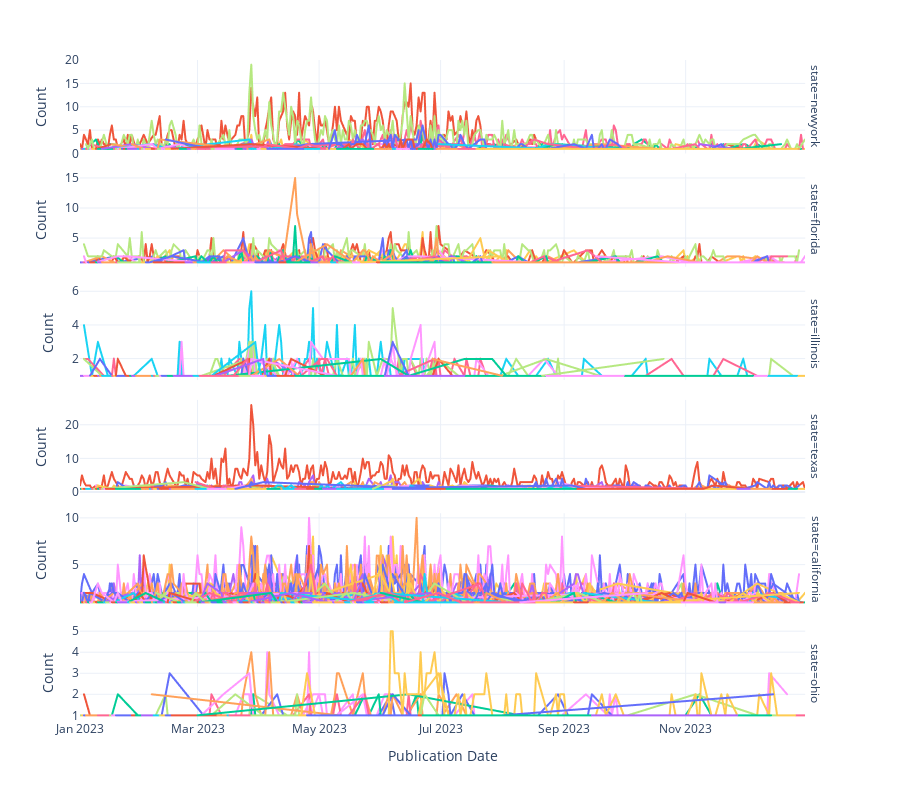

Notebook code cell kept with this figure:
### Markdown cell above
## Number of News Daily

### Code cell
fig_temporal_line=px.line(num_articles_temporal_master,
        x='publish_date',
        y='count',
        color='media_name',
        height=800,
            color_discrete_map=collection_color_map,
            labels={'publish_date':'Publication Date'},
        facet_row='state').update_layout(showlegend=False).update_yaxes(matches=None)

fig_temporal_line.update_yaxes(title='Count')



fig_temporal_line.write_image('fig_temporal_line.png', scale=2)
fig_temporal_line.write_image('fig_temporal_line.svg')

fig_temporal_line
